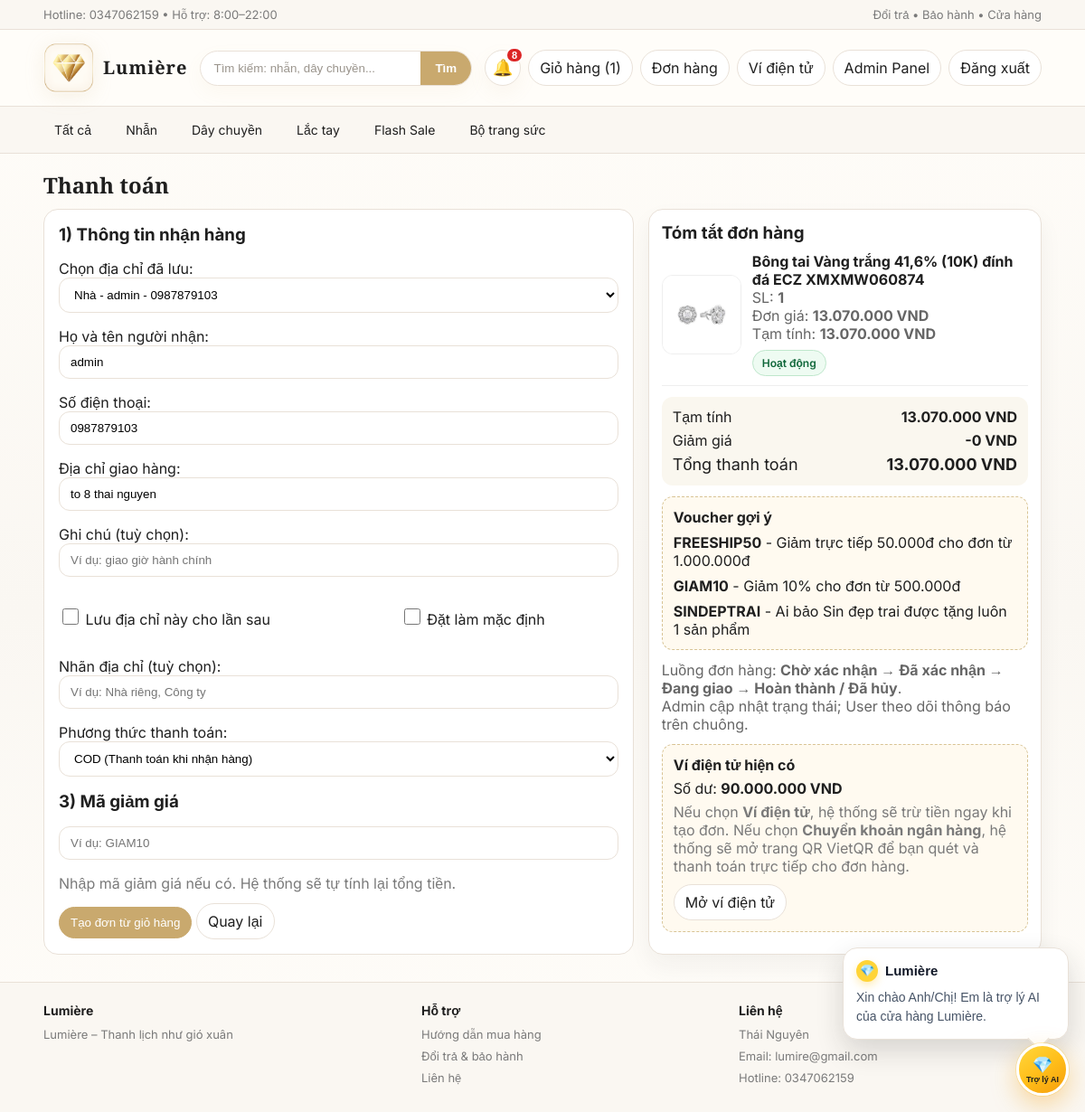
/gio-hang/thanh-toan/ (signed in), run on the app's committed database.
### shop/models.py (models this page shows, shortened)
class SavedAddress(models.Model):
    user = models.ForeignKey(User, on_delete=models.CASCADE, related_name="saved_addresses")
    label = models.CharField(max_length=100, blank=True, default="")
    ho_ten = models.CharField(max_length=100)
    sdt = models.CharField(max_length=20)
    dia_chi = models.CharField(max_length=255)
    is_default = models.BooleanField(default=False)
    created_at = models.DateTimeField(auto_now_add=True)
    updated_at = models.DateTimeField(auto_now=True)
    class Meta:
        ordering = ["-is_default", "-updated_at", "-id"]

class SanPham(models.Model):
    TRANG_THAI = [
        ("active", "Hoạt động"),
        ("inactive", "Ngừng kinh doanh"),
    ]
    ten = models.CharField(max_length=100)
    gia = models.IntegerField(default=0)
    gia_khuyen_mai = models.IntegerField(blank=True, null=True)
    flash_sale_price = models.IntegerField(blank=True, null=True)
    flash_sale_start = models.DateTimeField(blank=True, null=True)
    flash_sale_end = models.DateTimeField(blank=True, null=True)
    anh = models.ImageField(upload_to="sanpham/", blank=True, null=True)
    search_tags = models.CharField(max_length=255, blank=True, default="")
    mo_ta = models.TextField(blank=True, default="")
    ton_kho = models.IntegerField(default=10)
    trang_thai = models.CharField(max_length=20, choices=TRANG_THAI, default="active")
    @property
    def dang_giam_gia(self) -> bool:
        return self.gia_khuyen_mai is not None and int(self.gia_khuyen_mai or 0) > 0 and int(self.gia_khuyen_mai) < int(self.gia or 0)
    @property
    def co_flash_sale_cai_dat(self) -> bool:
        return (
            self.flash_sale_price is not None
            and int(self.flash_sale_price or 0) > 0
            and int(self.flash_sale_price) < int(self.gia or 0)
        )
    @property
    def dang_flash_sale(self) -> bool:
        if not self.co_flash_sale_cai_dat:
            return False
    @property
    def gia_hien_tai(self) -> int:
        if self.dang_flash_sale:
            return int(self.flash_sale_price)
        if self.dang_giam_gia:
            return int(self.gia_khuyen_mai)
        return int(self.gia or 0)

class Voucher(models.Model):
    DISCOUNT_TYPES = [
        ("percent", "Giảm theo %"),
        ("fixed", "Giảm số tiền cố định"),
    ]
    code = models.CharField(max_length=30, unique=True)
    title = models.CharField(max_length=100, default="")
    description = models.CharField(max_length=255, blank=True, default="")
    discount_type = models.CharField(max_length=20, choices=DISCOUNT_TYPES, default="percent")
    value = models.IntegerField(default=0)
    min_order_value = models.IntegerField(default=0)
    max_discount = models.IntegerField(default=0)
    usage_limit = models.IntegerField(default=0)
    used_count = models.IntegerField(default=0)
    active = models.BooleanField(default=True)
    starts_at = models.DateTimeField(blank=True, null=True)
    ends_at = models.DateTimeField(blank=True, null=True)
    created_at = models.DateTimeField(auto_now_add=True)
    class Meta:
        ordering = ["code"]

class Wallet(models.Model):
    user = models.OneToOneField(User, on_delete=models.CASCADE, related_name="wallet")
    balance = models.IntegerField(default=0)
    updated_at = models.DateTimeField(auto_now=True)

### shop/views.py (the view, shortened to what this page needs)
# urls.py: path("gio-hang/thanh-toan/", views.thanh_toan_gio_hang, name="thanh_toan_gio_hang"),
@login_required
def thanh_toan_gio_hang(request):
    seed_sample_products()
    seed_sample_vouchers()
    all_cart_items = list(get_cart_items(request.user))
    if not all_cart_items:
        messages.error(request, "Giỏ hàng của bạn đang trống.")
        return redirect("gio_hang")
    selected_item_ids = _parse_selected_cart_item_ids(request)
    selection_submitted = request.GET.get("selection_submitted") == "1"
    if request.method == "GET" and selection_submitted and not selected_item_ids:
        messages.error(request, "Bạn cần tích chọn ít nhất một sản phẩm để thanh toán.")
        return redirect("gio_hang")
    if request.method == "GET" and not selected_item_ids:
        selected_item_ids = [item.id for item in all_cart_items]
    if request.method == "POST" and not selected_item_ids:
        selected_item_ids = [item.id for item in all_cart_items]
    selected_cart_items = [item for item in all_cart_items if item.id in selected_item_ids]
    if not selected_cart_items:
        messages.error(request, "Các sản phẩm đã chọn không còn trong giỏ hàng.")
        return redirect("gio_hang")
    default_address = get_default_saved_address(request.user)
    initial = {"ho_ten": request.user.get_full_name() or request.user.username, "so_luong": 1, "phuong_thuc_tt": "COD"}
    voucher_from_cart = request.GET.get("voucher", "").strip().upper()
    if voucher_from_cart:
        initial["voucher_code"] = voucher_from_cart
    if default_address:
        initial.update({"saved_address_id": str(default_address.id), "ho_ten": default_address.ho_ten, "sdt": default_address.sdt, "dia_chi": default_address.dia_chi})
    form = DatHangForm(request.POST or None, initial=initial if request.method == "GET" else None, user=request.user)
    checkout_items = [
        {
            "cart_item_id": item.id,
            "product": item.san_pham,
            "quantity": item.quantity,
            "subtotal": item.thanh_tien,
        }
        for item in selected_cart_items
    ]
    context = _build_checkout_context(user=request.user, form=form, items=checkout_items, source="cart")
    context["selected_cart_item_ids"] = selected_item_ids
    return render(request, "dat_hang.html", context)

### shop/forms.py (called while the page is built)
    def _apply_common_css(self):
        for field in self.fields.values():
            css = field.widget.attrs.get("class", "")
            field.widget.attrs["class"] = f"input {css}".strip()

### shop/models.py (called while the page is built)
    @property
    def thanh_tien(self) -> int:
        return max(int(self.quantity or 0), 0) * max(int(self.san_pham.gia_hien_tai or 0), 0)

### shop/services.py (called while the page is built)
def seed_sample_vouchers() -> None:
    ds = [
        {
            "code": "GIAM10",
            "title": "Giảm 10%",
            "description": "Giảm 10% cho đơn từ 500.000đ",
            "discount_type": "percent",
            "value": 10,
            "min_order_value": 500_000,
            "max_discount": 300_000,
        },
        {
            "code": "FREESHIP50",
            "title": "Giảm 50.000đ",
            "description": "Giảm trực tiếp 50.000đ cho đơn từ 1.000.000đ",
            "discount_type": "fixed",
            "value": 50_000,
            "min_order_value": 1_000_000,
            "max_discount": 50_000,
        },
    ]
    for item in ds:
        Voucher.objects.update_or_create(
            code=item["code"],
            defaults={**item, "active": True},
        )

def get_or_create_wallet(user: User) -> Wallet:
    wallet, _ = Wallet.objects.get_or_create(user=user)
    return wallet

def get_cart_items(user: User):
    return CartItem.objects.filter(user=user).select_related("san_pham")

def cart_item_count(user: User) -> int:
    if not getattr(user, "is_authenticated", False):
        return 0
    return get_cart_items(user).count()

def get_saved_addresses(user: User):
    if not getattr(user, "is_authenticated", False):
        return SavedAddress.objects.none()
    return SavedAddress.objects.filter(user=user).order_by("-is_default", "-updated_at", "-id")

def get_default_saved_address(user: User) -> SavedAddress | None:
    return get_saved_addresses(user).first()

def get_bank_info() -> dict:
    return {
        "bank_bin": getattr(settings, "VIETQR_BANK_BIN", "970422"),
        "bank_name": getattr(settings, "VIETQR_BANK_NAME", "MB Bank"),
        "account_no": getattr(settings, "VIETQR_ACCOUNT_NO", "0123456789"),
        "account_name": getattr(settings, "VIETQR_ACCOUNT_NAME", "LUMIERE DEMO"),
        "city": getattr(settings, "VIETQR_CITY", "HA NOI"),
    }

### shop/templatetags/tien.py (called while the page is built)
@register.filter
def vnd(x):
    try:
        x = int(x)
        return f"{x:,}".replace(",", ".")
    except Exception:
        return x

### templates/dat_hang.html (shortened to what this page needs)
{% extends "base.html" %}
{% load tien %}
{% block content %}
<h2 style="font-family:'Cormorant Garamond',serif;margin:18px 0 10px;">Thanh toán</h2>
<div class="split-2">
  <div class="formbox" style="max-width:none;">
    <form method="post">
      <h3 style="margin:0 0 10px;">1) Thông tin nhận hàng</h3>
      {% if saved_addresses %}
      <p>Chọn địa chỉ đã lưu:<br>
        {{ form.saved_address_id }}
      </p>
      {% endif %}
      <p>Họ và tên người nhận:<br>
        {{ form.ho_ten }}
      </p>
      <p>Số điện thoại:<br>
        {{ form.sdt }}
      </p>
      <p>Địa chỉ giao hàng:<br>
        {{ form.dia_chi }}
      </p>
      <p>Ghi chú (tuỳ chọn):<br>
        {{ form.ghi_chu }}
      </p>
      <div class="split-2">
        <p>
          <label>{{ form.save_address }} Lưu địa chỉ này cho lần sau</label>
        </p>
        <p>
          <label>{{ form.set_default_address }} Đặt làm mặc định</label>
        </p>
      </div>
      <p>Nhãn địa chỉ (tuỳ chọn):<br>
        {{ form.address_label }}
      </p>
      <p>Phương thức thanh toán:<br>
        {{ form.phuong_thuc_tt }}
      </p>
      <h3 style="margin:16px 0 10px;">3) Mã giảm giá</h3>
      <p>
        {{ form.voucher_code }}
      </p>
      <div class="muted" style="margin-bottom:12px;">Nhập mã giảm giá nếu có. Hệ thống sẽ tự tính lại tổng tiền.</div>
      <button class="btn primary" type="submit">{% if checkout_source == 'cart' %}Tạo đơn từ giỏ hàng{% else %}Đặt hàng{% endif %}</button>
      <a class="btn" href="{% if checkout_source == 'cart' %}{% url 'gio_hang' %}{% else %}{% url 'home' %}{% endif %}">Quay lại</a>
    </form>
  </div>
  <div class="card" style="padding:14px;">
    <h3 style="margin:0 0 10px;">Tóm tắt đơn hàng</h3>
    <div style="display:grid;gap:12px;">
      {% for item in checkout_items %}
        <div style="display:flex;gap:12px;align-items:center;padding-bottom:10px;border-bottom:1px solid #eee;">
          <div style="width:88px;height:88px;background:#fff;border:1px solid #eee;border-radius:12px;display:flex;align-items:center;justify-content:center;overflow:hidden;flex-shrink:0;">
            {% if item.product.anh %}
              <img src="{{ item.product.anh.url }}" alt="{{ item.product.ten }}" style="width:100%;height:100%;object-fit:contain;">
            {% else %}
              <span style="color:#999;">No image</span>
            {% endif %}
          </div>
          <div>
            <div style="font-weight:700;">{{ item.product.ten }}</div>
            <div style="color:#666;">SL: <b>{{ item.quantity }}</b></div>
            <div style="color:#666;">Đơn giá:
              {% if item.product.dang_giam_gia %}
                <b>{{ item.product.gia_hien_tai|vnd }} VND</b>
                <span style="text-decoration:line-through; margin-left:6px;">{{ item.product.gia|vnd }} VND</span>
              {% else %}
                <b>{{ item.product.gia|vnd }} VND</b>
              {% endif %}
            </div>
            <div style="color:#666;">Tạm tính: <b>{{ item.subtotal|vnd }} VND</b></div>
            <div class="status status-{{ item.product.trang_thai|lower }}" style="margin-top:8px;display:inline-flex;">{{ item.product.get_trang_thai_display }}</div>
          </div>
        </div>
      {% endfor %}
    </div>
    <div style="margin-top:12px;padding:12px;border-radius:12px;background:#faf7ef;">
      <div style="display:flex;justify-content:space-between;margin-bottom:6px;"><span>Tạm tính</span><b>{{ subtotal|vnd }} VND</b></div>
      <div style="display:flex;justify-content:space-between;margin-bottom:6px;"><span>Giảm giá</span><b>-{{ discount_preview|vnd }} VND</b></div>
      <div style="display:flex;justify-content:space-between;font-size:18px;"><span>Tổng thanh toán</span><b>{{ total_preview|vnd }} VND</b></div>
    </div>
    {% if available_vouchers %}
      <div style="margin-top:12px;padding:12px;border:1px dashed #d8c394;border-radius:12px;background:#fffaf0;">
        <div style="font-weight:700;">Voucher gợi ý</div>
        <div style="display:grid;gap:8px;margin-top:8px;">
          {% for voucher in available_vouchers %}
            <div>
              <b>{{ voucher.code }}</b> - {{ voucher.description }}
            </div>
          {% endfor %}
        </div>
      </div>
    {% endif %}
    <div style="margin-top:12px;color:#666;">
      Luồng đơn hàng: <b>Chờ xác nhận → Đã xác nhận → Đang giao → Hoàn thành / Đã hủy</b>.<br>
      Admin cập nhật trạng thái; User theo dõi thông báo trên chuông.
    </div>
    <div style="margin-top:12px;padding:12px;border:1px dashed #d8c394;border-radius:12px;background:#fffaf0;">
      <div style="font-weight:700;">Ví điện tử hiện có</div>
      <div style="margin-top:6px;">Số dư: <b>{{ wallet.balance|vnd }} VND</b></div>
      <div class="muted" style="margin-top:6px;">Nếu chọn <b>Ví điện tử</b>, hệ thống sẽ trừ tiền ngay khi tạo đơn. Nếu chọn <b>Chuyển khoản ngân hàng</b>, hệ thống sẽ mở trang QR VietQR để bạn quét và thanh toán trực tiếp cho đơn hàng.</div>
      <div style="margin-top:10px;"><a class="btn" href="{% url 'wallet' %}">Mở ví điện tử</a></div>
    </div>
  </div>
</div>
{% endblock %}

### static/style.css (style rules this page uses)
:root { --bg:#FFFDF9;--bg-soft:#FAF7F2;--card:#ffffff;--text:#1F1F1F;--muted:#7A7A7A;--line:#E9E1D8;--gold:#C9A96E;--rose:#D8A7B1;--dark:#1F1F1F;--success-bg:#f3fbf6;--success-line:#cae7d3;--success-text:#256642;--error-bg:#fff5f6;--error-line:#f2d6db;--error-text:#8b3b4b;--warning-bg:#fffaf1;--warning-line:#ead7b4;--warning-text:#8a6531;--info-bg:#f7f4fb;--info-line:#e4d8ed;--info-text:#6e5b76; }
* { box-sizing:border-box; }
body { margin:0;background:linear-gradient(180deg,#FFFDF9 0%,var(--bg-soft) 55%,#FFFDF9 100%);color:var(--text);font-family:"Inter",Arial,sans-serif; }
a { color:inherit;text-decoration:none; }
.btn { display:inline-block;padding:9px 12px;border:1px solid var(--line);border-radius:999px;background:#fff;transition:all .18s ease;cursor:pointer;color:var(--text); }
.btn.primary { background:var(--gold);color:#fff;border-color:var(--gold); }
.card { background:var(--card);border:1px solid var(--line);border-radius:16px;overflow:hidden;box-shadow:0 12px 26px rgba(31,31,31,.05); }
.formbox { background:#fff;border:1px solid var(--line);border-radius:16px;padding:16px;max-width:520px; }
.input,input[type="text"],input[type="number"],input[type="password"],input[type="email"],select,textarea { width:100%;max-width:100%;padding:10px 12px;border-radius:12px;border:1px solid var(--line);background:#fff; }
input[type="checkbox"] { width:18px;height:18px; }
.split-2 { display:grid;grid-template-columns:1.2fr .8fr;gap:16px; }
.muted { color:var(--muted); }
.status { display:inline-flex;align-items:center;justify-content:center;padding:6px 10px;border-radius:999px;font-size:12px;font-weight:600;border:1px solid transparent;white-space:nowrap; }
.status-approved,.status-active,.status-admin { background:#eefbf2;border-color:#bfe7cc;color:#10673a; }

### data on the page
SavedAddress: ho_ten "admin", sdt "0987879103", dia_chi "to 8 thai nguyen"
SanPham: product.anh (picture), product.ten "Bông tai Vàng trắng 41,6% (10K) đính đá ECZ XMXMW060874", quantity "1", product.gia|vnd "13.070.000", subtotal|vnd "13.070.000", product.trang_thai "Hoạt động"
Voucher: code "FREESHIP50", description "Giảm trực tiếp 50.000đ cho đơn từ 1.000.000đ"
Voucher: code "GIAM10", description "Giảm 10% cho đơn từ 500.000đ"
Voucher: code "SINDEPTRAI", description "Ai bảo Sin đẹp trai được tặng luôn 1 sản phẩm"
Wallet: balance|vnd "90.000.000"

### other printed values
{{ cart_count }} "1"
{{ subtotal|vnd }} "13.070.000"
{{ discount_preview|vnd }} "0"
{{ total_preview|vnd }} "13.070.000"
